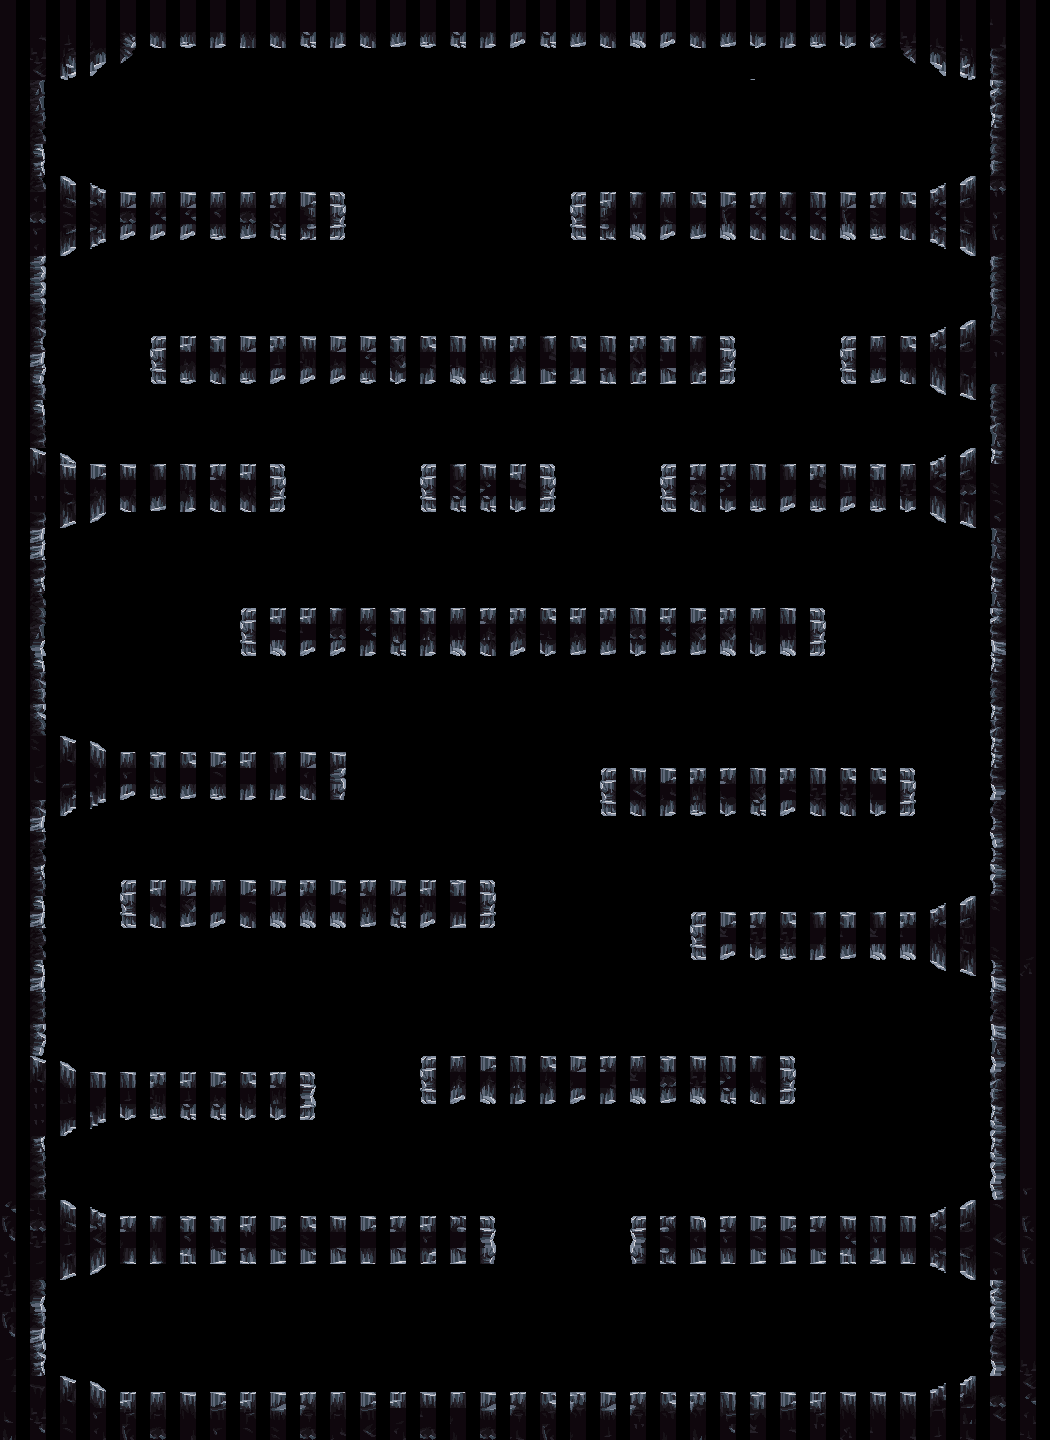

A level layout from a 2D game, rendered from its tile map. Below: a short description, then the map file with tile-grid data replaced by summaries:
An orthogonal 35x90 tile map with 30x16 px tiles, 1 tile layer (tiles), 2 hidden layers not drawn and 20 objects (20x Colisor).

<map version="1.10" tiledversion="1.11.0" orientation="orthogonal" renderorder="right-down" width="35" height="90" tilewidth="30" tileheight="16" infinite="0" nextlayerid="7" nextobjectid="54">
 <editorsettings>
  <export target="mapa_fase1.tmx" format="tmx" />
 </editorsettings>
 <tileset firstgid="1" source="cavern_tiles.tsx" />
 <layer id="4" name="background 2" width="35" height="90" visible="0">
  <data>[3150 cells, 102 non-empty, 28 distinct tile ids]</data>
 </layer>
 <layer id="3" name="background 1" width="35" height="90" visible="0">
  <data>[3150 cells, 279 non-empty, 35 distinct tile ids]</data>
 </layer>
 <objectgroup color="#ff00ff" id="6" name="colisões">
  <object id="33" name="floor" type="Colisor" x="-0.333333" y="192" width="191.667" height="46.3333" />
  <object id="34" name="parede" type="Colisor" x="0.666667" y="-1.33333" width="30" height="1442.67" />
  <object id="35" name="floor" type="Colisor" x="81" y="336.5" width="318.5" height="46.5" />
  <object id="36" name="floor" type="Colisor" x="224" y="463.5" width="79.5" height="47.5" />
  <object id="37" name="floor" type="Colisor" x="0.5" y="464.5" width="159.5" height="46.5" />
  <object id="38" name="floor" type="Colisor" x="0.5" y="752.5" width="190.5" height="47" />
  <object id="39" name="floor" type="Colisor" x="10.5" y="1216.5" width="261" height="48.5" />
  <object id="40" name="floor" type="Colisor" x="10.5" y="1072.5" width="163.5" height="45.5" />
  <object id="41" name="floor" type="Colisor" x="337" y="1216.5" width="220.5" height="47" />
  <object id="42" name="floor" type="Colisor" x="225.5" y="1056" width="205" height="47" />
  <object id="43" name="floor" type="Colisor" x="65" y="881" width="205.5" height="45.5" />
  <object id="44" name="floor" type="Colisor" x="368.5" y="911.5" width="192" height="46" />
  <object id="45" name="floor" type="Colisor" x="321.5" y="769.5" width="173" height="45" />
  <object id="46" name="floor" type="Colisor" x="129.5" y="609" width="318.5" height="45" />
  <object id="47" name="floor" type="Colisor" x="352.5" y="464" width="206" height="45" />
  <object id="49" name="floor" type="Colisor" x="448" y="336.5" width="112.5" height="45" />
  <object id="50" name="floor" type="Colisor" x="305" y="192.5" width="256" height="44.5" />
  <object id="51" name="parede" type="Colisor" x="530.5" y="0" width="28" height="1439" />
  <object id="52" name="floor" type="Colisor" x="0" y="1394" width="561" height="44" />
  <object id="53" name="parede" type="Colisor" x="0" y="-1" width="561" height="42" />
 </objectgroup>
 <layer id="1" name="tiles" width="35" height="90">
  <data>[3150 cells, 1157 non-empty, 130 distinct tile ids]</data>
 </layer>
</map>
